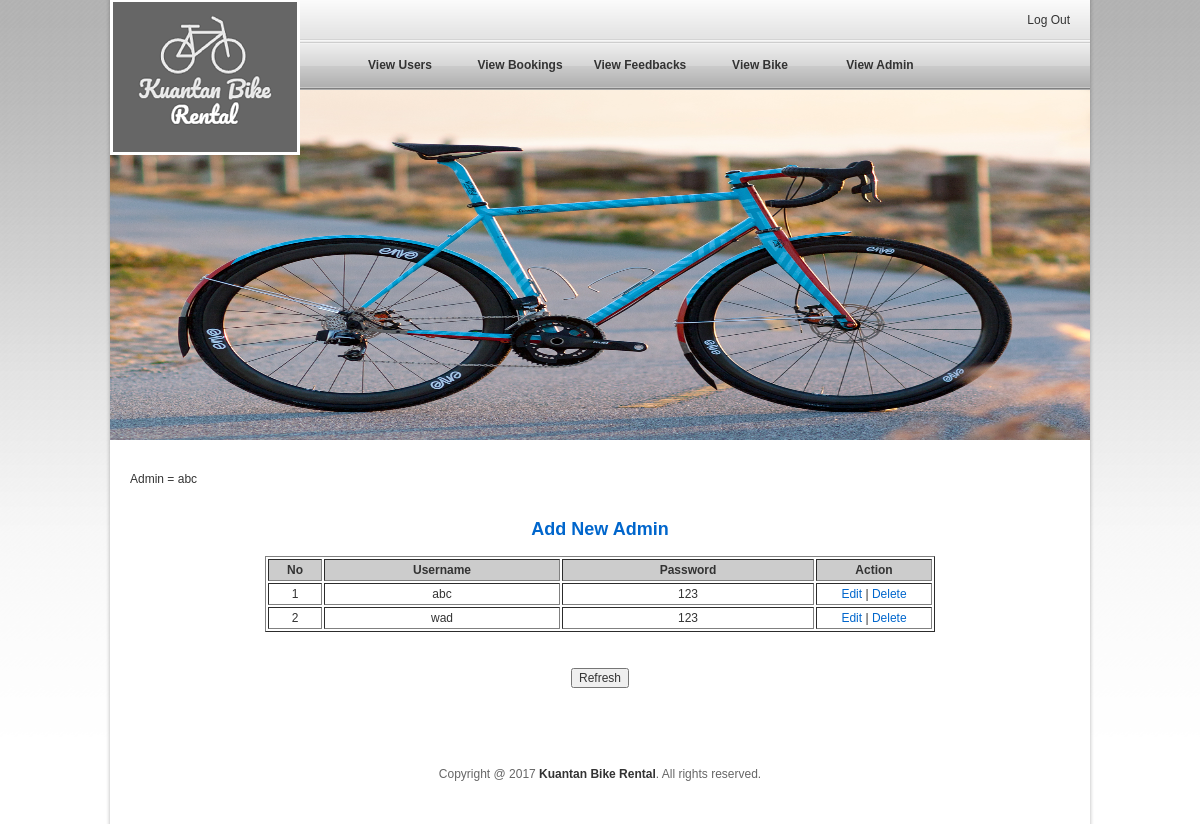
Screenshot of /viewadmin.php (signed in) with the database file from the repository.
### tables this page shows
CREATE TABLE `user` (
  `id` int(6) NOT NULL,
  `username` varchar(50) NOT NULL,
  `password` varchar(50) NOT NULL
);

### viewadmin.php (the view, shortened to what this page needs)
<!DOCTYPE html PUBLIC "-//W3C//DTD XHTML 1.0 KuantanBikeRental//EN" "http://www.w3.org/TR/xhtml1/DTD/xhtml1-KuantanBikeRental.dtd">
<html xmlns="http://www.w3.org/1999/xhtml">
<head>
<link href="StyleSheet.css" rel="stylesheet" type="text/css" />
<link href="Navigation.css" rel="stylesheet" type="text/css" />
</head>
<body>
<a id="top"></a><div id="base">
<div id="baseContainer">
    <div id="baseContainerInner">
      <div id="header">
        <a href="admin_panel.php" id="logo"></a>
	<div id="headerTop">
          <div id="headerTopInner">
              <a href="index.php"><span id="login">Log Out</span></a>
          </div>
        </div>
	<div id="nav">
          <div id="navInner">
            <ul id="sfNav">
              <li><a href="viewcustomer.php" id="tab0" class="current">View Users</a></li>
              <li><a href="viewbookings.php" id="tab1">View Bookings</a></li>
              <li><a href="viewfeedback.php" id="tab2">View Feedbacks</a></li>
              <li><a href="viewbikes.php" id="tab3">View Bike</a></li>
              <li><a href="viewadmin.php" id="tab4">View Admin</a></li>
            </ul>
          </div>
        </div>
	<div class="slideBanner">
      	<img src="image/1.jpg" width="980" height="350" alt=""/>
      	</div>
<div id="bodyContainer">
<div id="columnFull">
<?php
  $id=$_SESSION['SESS_MEMBER_ID'];
  $resulta = mysql_query("SELECT * FROM user WHERE id = '$id'");
			while($row = mysql_fetch_array($resulta))
			{
			echo "Admin = ",$row['username'];
			}
?>
<td>
<br/>
<td>
<p> <h4> <a href="addadmin.php">Add New Admin</a> <br /></p></h4>
  <table border="1" table align="center" id="myTable">
     <tr bgcolor="#cccccc" style="margin-bottom:100px"; text align="center">
          <th width="50" onclick="sortTable(0)">No</th>
	  <th width="232" onclick="sortTable(0)">Username</th>
	  <th width="248" onclick="sortTable(0)">Password</th>
	  <th width="112" onclick="sortTable(0)">Action</th>
     </tr>
         <?php
		$result3 = mysql_query("SELECT * FROM user");
		while($row3 = mysql_fetch_array($result3))
		{
			echo '<tr>';
			echo '<td text align="center">'.$row3['id'].'</td>';
			echo '<td text align="center">'.$row3['username'].'</td>';
			echo '<td text align="center">'.$row3['password'].'</td>';
			echo '<td text align="center">';
			echo'<a rel="facebox" href=editadmin.php?id=' . $row3["id"] . '>' . 'Edit' . '</a>';
			echo ' | ';
			echo'<a href=deleteadmin.php?id=' . $row3["id"] . '>' . 'Delete' . '</a>';
			echo '</td>';
			echo '</tr>';
		}
	?>
  </table>
</td>
<br><br>
<form action="refresh3.php" method="POST" text align="center">
        <input type="submit" value="Refresh" />
    </form>
</div>
</div>
<br><br>
<div id="bottom">
  <div id="bottomContainer">
    <div id="footer">
      <div id="footerInner">
        <p text align="center">Copyright @ 2017 <strong>Kuantan Bike Rental</strong>. All rights reserved.</p>
      </div>
    </div>
  </div>
</div>
</body>
</html>

### StyleSheet.css (style rules this page uses)
html, body, table, input, textarea, select { font: 12px/18px Arial, Helvetica, sans-serif; color: #333; }
h1, h2, h3, h4, h5, h6 { margin: 1.5em 0 0.5em; }
h3, h4, h5, h6 { display: block; padding: 0 10px; }
h4 { color:Red; font-size:1.5em; font-family:Arial; margin:10px 60px; padding-top:20px; text-align:center; }
a { color: #06c; text-decoration: none; text-align:center; }
ul { list-style-image: url(../img/arrow-icon.gif); }
ul li { margin-top: 5px; margin-bottom: 5px; }
div { display: block; }
img { border: 0; }
body { background: url("background/background1.jpg") top center repeat-x #fff fixed; text-align: center; margin: 0; padding: 0; -text-shadow: 0 1px 1px #fff; }
#base { text-align: center; }
#baseContainer { margin: 0 auto; width: 990px; background: url("background/background2.jpg") center repeat-y; }
#baseContainerInner { margin: 0 auto; padding: 0 0 20px; width: 980px; text-align: left; }
#logo { display: block; position: absolute; width: 190px; height: 155px; background: url("background/logo.png") top center no-repeat; z-index: 101; }
#headerTop { background: url("background/headertop.gif") bottom center repeat-x #fbfbfb; height: 40px; text-align: right; line-height: 40px; }
#headerTop a { color: #333; }
#headerTopInner { padding: 0 20px; }
#bodyContainer { text-align: justify; }
#columnFull { margin: 30px 20px; padding-bottom: 20px; }
#bottom { position: relative; margin-top: -20px; background: url(../img/footer_bg.jpg) top center repeat-x; color: #000; text-align: center; }
#footer { margin: 0 auto; height: 50px; color: #666; text-align: left; clear: both; }
#footerInner { padding-left: 25px; padding-right: 25px; }
#footer strong { color: #333; }
#footer p { margin: 0; line-height: 40px; }

### Navigation.css (style rules this page uses)
#nav { background: url("background/nav_background1.jpg") repeat-x; height: 50px; line-height: 50px; text-align: right; }
#navInner { float: right; margin-right: 30px; width: 720px; }
#nav #tab0, #nav #tab1, #nav #tab2, #nav #tab3, #nav #tab4, #nav #tab5 { display: block; height: 50px; }
#nav #tab0, #sfNav li:hover ul#sfTab0, #sfNav li.sfHover ul#sfTab0, #nav #tab1, #sfNav li:hover ul#sfTab1, #sfNav li.sfHover ul#sfTab1, #nav #tab2, #sfNav li:hover ul#sfTab2, #sfNav li.sfHover ul#sfTab2, #nav #tab3, #sfNav li:hover ul#sfTab3, #sfNav li.sfHover ul#sfTab3, #nav #tab4, #sfNav li:hover ul#sfTab4, #sfNav li.sfHover ul#sfTab4, #nav #tab5, #sfNav li:hover ul#sfTab5, #sfNav li.sfHover ul#sfTab5 { width: 120px; }
#nav #tab0 { background-position: 0 0; }
#nav #tab1 { background-position: -120px 0; }
#nav #tab2 { background-position: -240px 0; }
#nav #tab3 { background-position: -360px 0; }
#nav #tab4 { background-position: -480px 0; }
#nav #tab0:hover, #nav #tab0.current, #sfNav li.sfHover #tab0 { background-position: 0 -50px; }
#sfNav, #sfNav * { margin: 0; padding: 0; list-style: none; }
#sfNav { line-height: 50px; }
#sfNav li { float: left; position: relative; text-align: center; }
#sfNav a { display: block; position: relative; }
#sfNav { float: left; }
#sfNav a { color: #333; font-weight: bold; }

### viewadmin.php (style rules this page uses)
.slideBanner { position:relative; height:350px; width:990px; margin:0 auto; }
.slideBanner img { position:absolute; }

### rows the page displays
user: username "abc", id "1", password "123"
user: id "2", username "wad", password "123"
